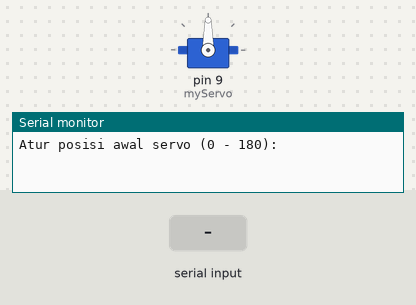
Bench run of a sketch on a simulated Arduino Uno, built with avr-gcc and run on an emulated ATmega328P. Parts: servo, the last lines printed to the serial monitor. Inputs (shaded band) come from the test bench.

Above: at 1.2 s.
1.3 s: "30,150\n" received over Serial
At 1.8 s:
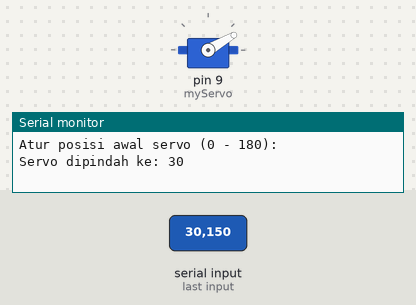
2.8 s: "5\n" received over Serial
At 4.0 s:
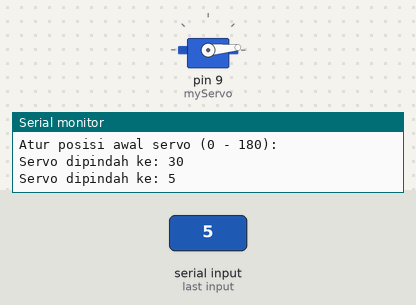
4.3 s: "90,45\n" received over Serial
At 5.3 s:
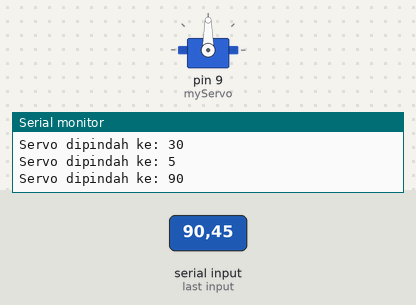
Timing chart, 0 to 7.3 s (numbered marks = the images above; inputs shaded):
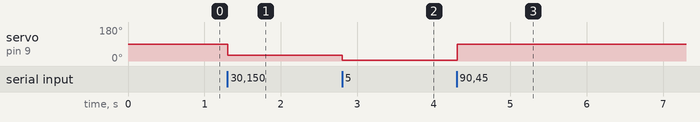

The sketch:

reset_servo_posisi.ino
```cpp
#include <Servo.h>
Servo myServo;

int pos = 90; // Posisi awal default

void setup() {
  Serial.begin(9600);
  myServo.attach(9); // Ganti pin sesuai servo kamu
  myServo.write(pos);

  Serial.println("Atur posisi awal servo (0 - 180):");
}

void loop() {
  if (Serial.available() > 0) {
    String input = Serial.readStringUntil('\n'); // Baca input sampai enter
    int newPos = input.toInt(); // Ubah ke angka

    if (newPos >= 0 && newPos <= 180) {
      pos = newPos;
      myServo.write(pos);
      Serial.print("Servo dipindah ke: ");
      Serial.println(pos);
    } else {
      Serial.println("Masukkan angka antara 0 - 180.");
    }
  }
}
```

Measured:
- after the input at 1.3 s, servo on pin 9 (myServo): 90° → 30° at once
- after the input at 2.8 s, servo on pin 9 (myServo): 30° → 5° at once
- after the input at 4.3 s, servo on pin 9 (myServo): 5° → 90° at once
